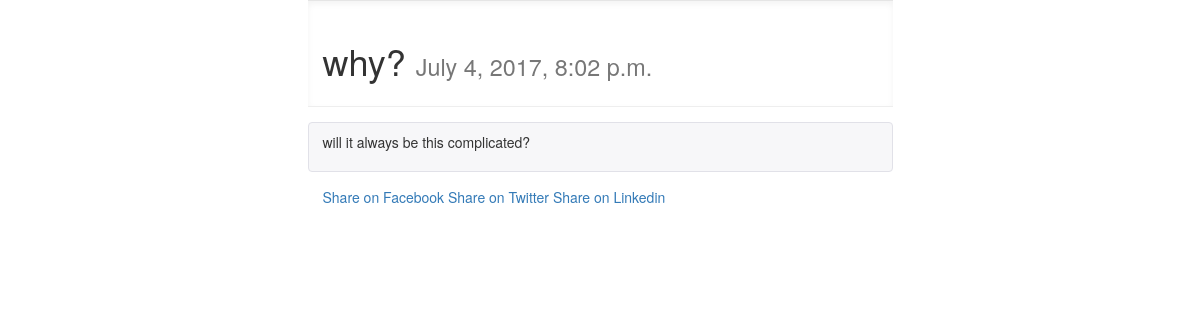
/posts/detail/why/, run on the app's committed database.
### posts/models.py (models this page shows, shortened)
class Post(models.Model):
    title = models.CharField(max_length=255)
    slug = models.SlugField(unique=True)
    image = models.ImageField(null=True, blank=True, upload_to="post_images")
    content = models.TextField()
    updated = models.DateTimeField(auto_now=True, auto_now_add=False)
    timestamp = models.DateTimeField(auto_now=False, auto_now_add=True)
    class Meta:
       ordering = ["-timestamp", "-updated"]

### posts/views.py (the view)
# urls.py: url(r'^detail/(?P<post_slug>[-\w]+)/$',post_detail, name="detail"),
def post_detail(request,post_slug):
    instance = get_object_or_404(Post, slug=post_slug)
    context = {
    "instance": instance,
    "title": "Detail",
    "share_string": quote(instance.content)
    }
    return render(request, 'post_detail.html', context)

### posts/templatetags/urlify.py (called while the page is built)
@register.filter
def urlify(value):
    return quote(value)

### posts/templates/post_detail.html (shortened to what this page needs)
{% extends "base.html" %}
{% load urlify %}
{% block content %}
<div class="row">
    <div class="col-sm-6 col-sm-offset-3">
       <div class="bs-example">
       <h1>{{instance.title}} <small>{{instance.timestamp}}</small></h1>
       </div>
       <figure class="highlight">{{instance.content| linebreaks}}</figure>
       <a href="https://www.facebook.com/sharer/sharer.php?u={{request.build_absolute_uri}}">
	   Share on Facebook
	   </a>
	   <a href="https://twitter.com/home?status={{share_string}}%20{{request.build_absolute_uri}}">
       Share on Twitter
       </a>
       <a href="https://www.linkedin.com/shareArticle?mini=true&{{request.build_absolute_uri}}&title={{instance.title|urlify}}&summary={{instance.content|truncatechars:35|urlify}}&source={{request.build_absolute_uri}}">
       Share on Linkedin
       </a>
    </div>
</div>
{% endblock content %}

### posts/static/css/base.css (style rules this page uses)
h1 { color:#342D7E; }
.bs-example { position: relative; padding: 20px 15px 15px; margin: 0 -15px 15px; border-color: #e5e5e5 #eee #eee; border-style: solid; border-width: 1px 0; -webkit-box-shadow: inset 0 3px 6px rgba(0,0,0,.05); box-shadow: inset 0 3px 6px rgba(0,0,0,.05); }
.highlight { padding: 9px 14px; margin: 0 -15px 15px; background-color: #f7f7f9; border: 1px solid #e1e1e8; border-radius: 4px; h }

### data on the page
Post: title "why?", timestamp "July 4, 2017, 8:02 p.m.", content "will it always be this complicated?"
